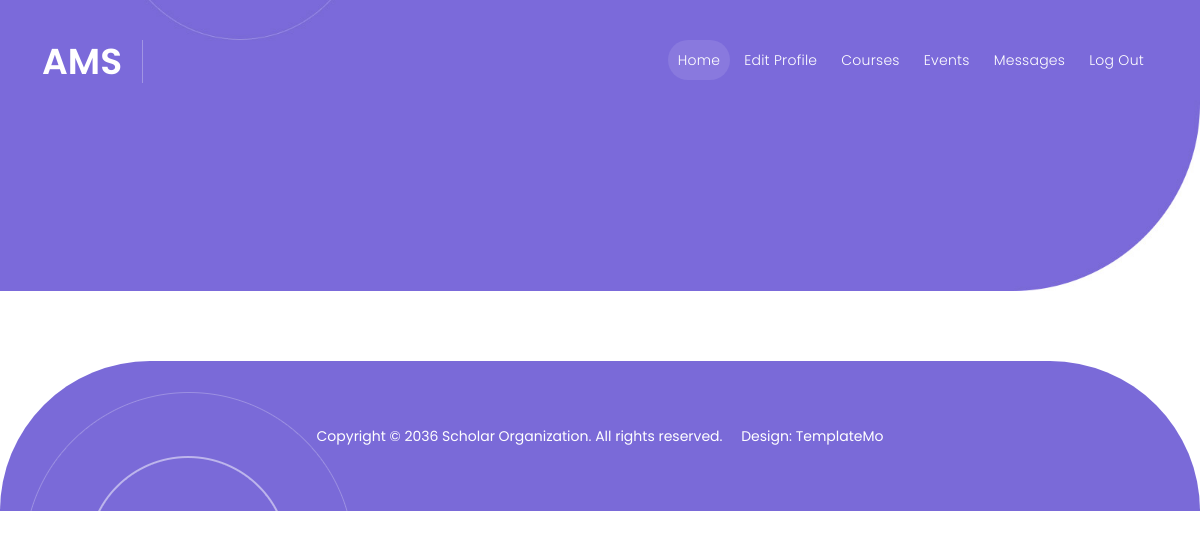
Before: /View/student/courses.php with the older database file.
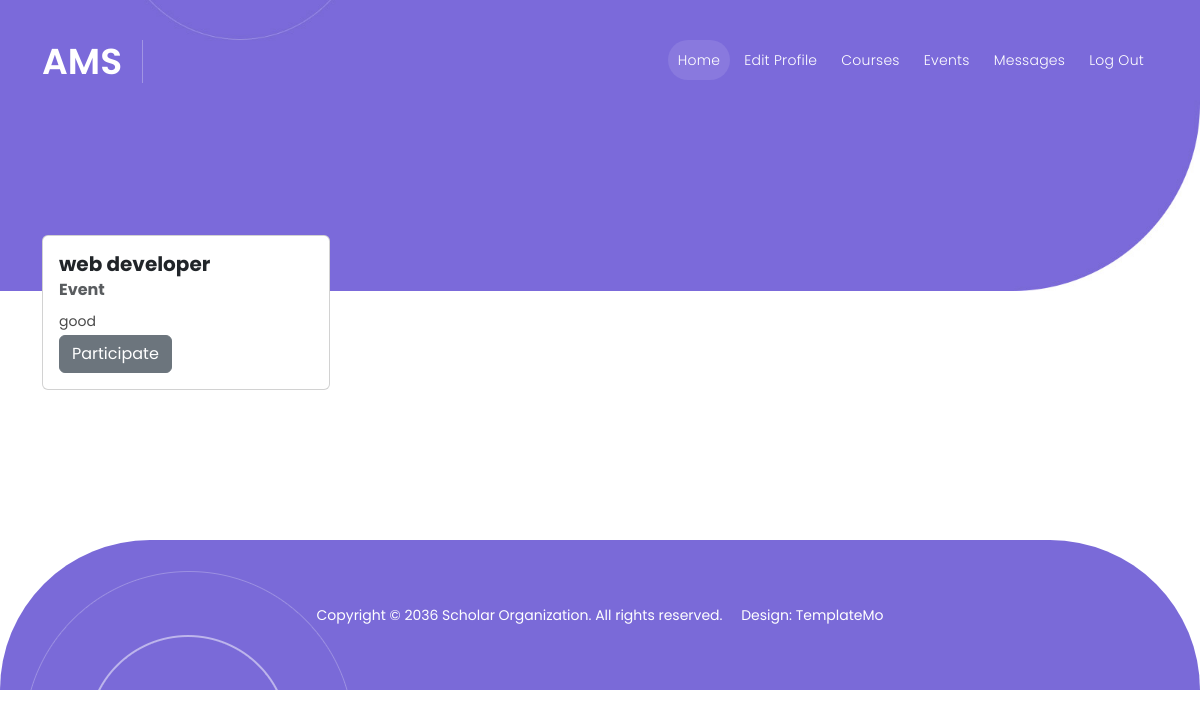
After: the same page with the newer database file.
### tables this page shows
CREATE TABLE `mentorshipprogram` (
  `ID` int(11) NOT NULL,
  `Name` varchar(50) NOT NULL,
  `Type` varchar(30) NOT NULL,
  `Description` text NOT NULL,
  `Duration` int(11) NOT NULL,
  `PlaceId` int(11) NOT NULL
);

### Controller/database.php (called while the page is built, shortened)
<?php
class database {
     public $con;
     public function __construct()
     {
          $this->con = mysqli_connect("localhost", "root", "", "ams");
     }
     public function select($table_name)
     {
          $array = array();
          $query = "SELECT * FROM `".$table_name."`";
          $result = mysqli_query($this->con, $query);
          while($row = mysqli_fetch_assoc($result))
          {
               $array[] = $row;
          }
          return $array;
     }
}

### View/student/courses.php (the view, shortened to what this page needs)
<?php
require_once("../../Controller/database.php");
$data = new database();
?>
<!DOCTYPE html>
<html lang="en">
<head>
  <link href="../../View/vendor/bootstrap/css/bootstrap.min.css" rel="stylesheet">
  <link rel="stylesheet" href="../assets/css/fontawesome.css">
  <link rel="stylesheet" href="../assets/css/templatemo-scholar.css">
  <link rel="stylesheet" href="../assets/css/owl.css">
  <link rel="stylesheet" href="../assets/css/animate.css">
  <link rel="stylesheet" href="https://unpkg.com/swiper@7/swiper-bundle.min.css" />
</head>
<body>
  <header class="header-area header-sticky">
    <div class="container">
      <div class="row">
        <div class="col-12">
          <nav class="main-nav">
            <a href="../../index.php" class="logo">
              <h1>AMS</h1>
            </a>
            <ul class="nav">
            <li class="scroll-to-section"><a href="./home.php" class="active">Home</a></li>
              <li class="scroll-to-section"><a href="./edit.php">Edit Profile</a></li>
              <li class="scroll-to-section"><a href="./courses.php">Courses</a></li>
              <li class="scroll-to-section"><a href="./events.php">Events</a></li>
              <li class="scroll-to-section"><a href="./message.php">Messages</a></li>
              <li class="scroll-to-section"><a href="../../Controller/logout.php">Log out</a></li>
              <li class="scroll-to-section">
              </li>
            </ul>
          </nav>
        </div>
      </div>
    </div>
  </header>
  <div class="main-banner" id="top">
    <div class="container">
      <div class="row">
        <div class="col-lg-16">
          <div class="owl-carousel owl-banner">
          </div>
        </div>
      </div>
    </div>
  </div>
  <div class="features">
    <div class="container">
      <div class="row">
  <?php $post_data = $data->select('mentorshipprogram');
  foreach ($post_data as $post): ?>
  <div class="col-lg-3 col-md-6 gy-4">
    <div class="card" style="width: 18rem;">
  <div class="card-body">
    <h5 class="card-title"><?php echo $post['Name']?></h5>
    <h6 class="card-subtitle mb-2 text-muted">Event</h6>
    <p class="card-text"><?php echo $post['Description']?></p>
    <button  class="btn btn-secondary" >Participate</button>
  </div>
</div></div>
  <?php endforeach; ?></div></div></div>
  <footer>
    <div class="container">
      <div class="col-lg-12">
        <p>Copyright © 2036 Scholar Organization. All rights reserved. &nbsp;&nbsp;&nbsp; Design: <a
            href="https://templatemo.com" rel="nofollow" target="_blank">TemplateMo</a></p>
      </div>
    </div>
  </footer>
</body>
</html>

### View/assets/css/templatemo-scholar.css (style rules this page uses)
html, body, div, span, applet, object, iframe, h1, h2, h3, h4, h5, h6, p, blockquote, div pre, a, abbr, acronym, address, big, cite, code, del, dfn, em, font, img, ins, kbd, q, s, samp, small, strike, strong, sub, sup, tt, var, b, u, i, center, dl, dt, dd, ol, ul, li, figure, header, nav, section, article, aside, footer, figcaption { margin: 0; padding: 0; border: 0; outline: 0; }
ul, li { padding: 0; margin: 0; list-style: none; }
header, nav, section, article, aside, footer, hgroup { display: block; }
* { box-sizing: border-box; }
html, body { font-family: 'Poppins', sans-serif; -ms-text-size-adjust: 100%; -webkit-font-smoothing: antialiased; -moz-osx-font-smoothing: grayscale; }
a { text-decoration: none !important; }
h1, h2, h3, h4, h5, h6 { color: #1e1e1e; margin-top: 0px; margin-bottom: 0px; font-weight: 700; }
ul { margin-bottom: 0px; }
p { font-size: 14px; line-height: 28px; color: #4a4a4a; }
html, body { font-family: 'Poppins', sans-serif; }
.header-area { position: absolute; background-color: transparent; top: 40px; left: 0; right: 0; z-index: 100; -webkit-transition: all .5s ease 0s; -moz-transition: all .5s ease 0s; -o-transition: all .5s ease 0s; transition: all .5s ease 0s; }
.header-area .main-nav { background: transparent; display: flex }
.header-area .main-nav .logo { -webkit-transition: all 0.3s ease 0s; -moz-transition: all 0.3s ease 0s; -o-transition: all 0.3s ease 0s; transition: all 0.3s ease 0s; display: inline-block; }
.header-area .main-nav .logo h1 { font-size: 36px; text-transform: uppercase; color: #fff; font-weight: 600; margin-right: 20px; padding-right: 20px; border-right: 1px solid rgba(250, 250, 250, 0.3); }
.header-area .main-nav ul.nav { border-radius: 0px 0px 25px 25px; flex-basis: 100%; margin-right: 0px; justify-content: right; -webkit-transition: all 0.3s ease 0s; -moz-transition: all 0.3s ease 0s; -o-transition: all 0.3s ease 0s; transition: all 0.3s ease 0s; position: relative; z-index: 999; }
.header-area .main-nav .nav li:last-child { padding-right: 0px; }
.header-area .main-nav .nav li { padding-left: 5px; padding-right: 5px; height: 40px; line-height: 40px; }
.header-area .main-nav .nav li a { display: block; padding-left: 20px; padding-right: 20px; border-radius: 20px; font-weight: 300; font-size: 14px; height: 40px; line-height: 40px; text-transform: capitalize; color: #fff; -webkit-transition: all 0.4s ease 0s; -moz-transition: all 0.4s ease 0s; -o-transition: all 0.4s ease 0s; transition: all 0.4s ease 0s; border: transparent; letter-spacing: .25px; }
.header-area .main-nav .nav li a.active { color: #fff; background-color: rgba(255, 255, 255, 0.10); opacity: 1; }
.header-area.header-sticky .nav li a.active { color: #fff; }
@media (max-width: 1200px) { .header-area .main-nav .nav li { padding-left: 2px; padding-right: 2px; } }
@media (max-width: 1200px) { .header-area .main-nav .nav li a { padding-left: 10px; padding-right: 10px; } }
.main-banner { background-image: url(../images/main/banner-bg.jpg); background-position: right bottom; background-repeat: no-repeat; background-size: cover; padding: 170px 0px 120px 0px; }
footer { margin-top: 150px; position: relative; background-color: #7a6ad8; vertical-align: middle; min-height: 150px; border-radius: 150px 150px 0px 0px; }
footer p { text-align: center; line-height: 150px; color: #fff; font-weight: 400; }
footer p a { color: #fff; transition: all .3s; position: relative; z-index: 3; }
footer::before { background: url(../images/contact-dec-01.png); position: absolute; left: 30px; transform: rotate(180deg); opacity: 1; bottom: 0; width: 318px; height: 119px; content: ''; z-index: 2; }
body { overflow-x: hidden; }

Changed rows visible on the page:
added mentorshipprogram: Name "web developer", Description "good"
